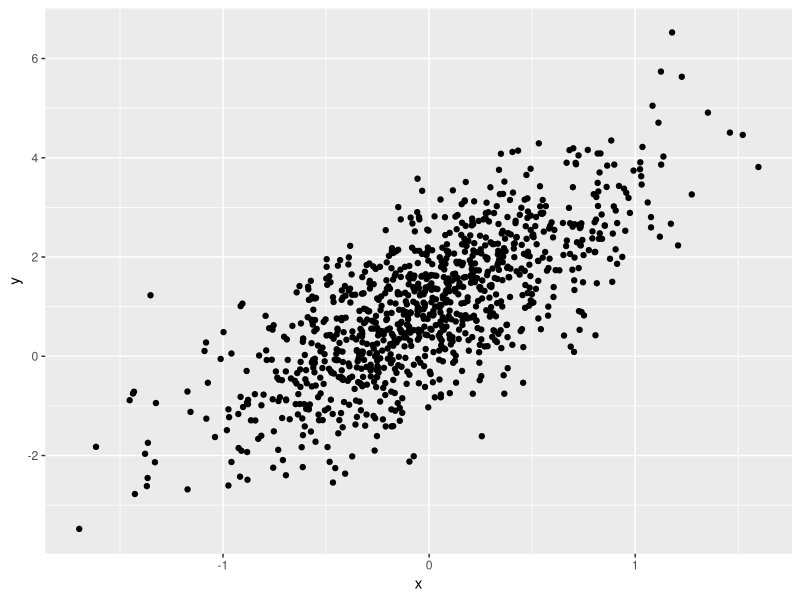
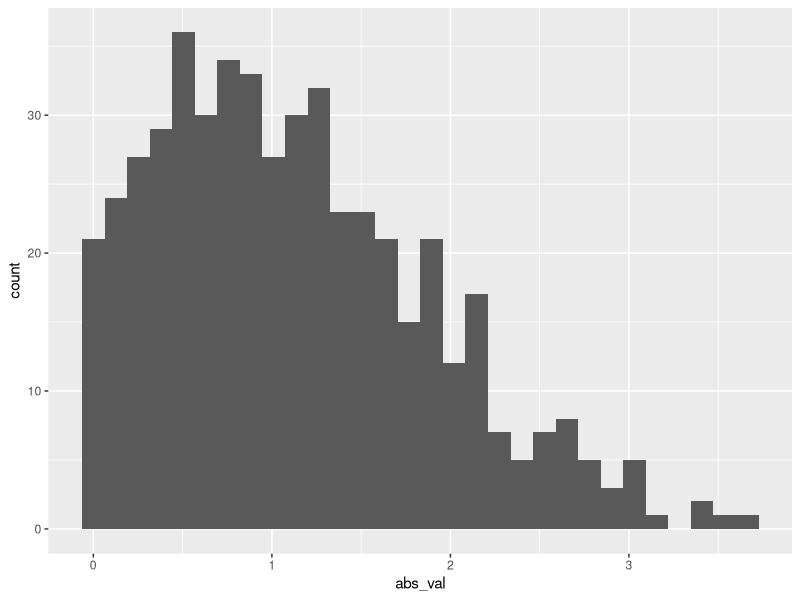

Reproduce these figures in R, in order.
## ---- chunk 1
samp = rnorm(100)
length(samp)
## ---- chunk 2
library(tidyverse)

set.seed(1234)

plot_df = tibble(
  x = rnorm(1000, sd = 0.5),
  y = 1 + 2 * x + rnorm(1000),
)

ggplot(plot_df, aes(x = x, y = y)) + geom_point()
## ---- chunk 3
set.seed(12)

learning_df = 
  tibble(
    sample = rnorm(500, mean = 1),
    gr_than_0 = sample > 0,
    abs_val = abs(sample)
   )

ggplot(learning_df, aes(x = abs_val)) + geom_histogram()

